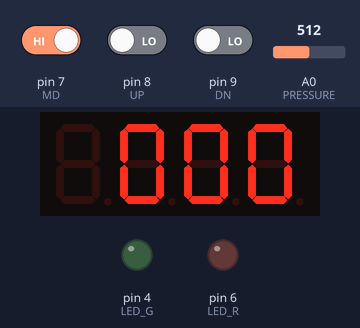
Recording of a sketch running on a simulated Arduino Uno, built with avr-gcc and run on an emulated ATmega328P. Shown: 4-digit seven-segment display, output pins drawn as LEDs (lit = HIGH). The inputs (shaded band) are chosen by the test bench; at power-on: pin 7 (MD) HIGH, pin 9 (DN) LOW, pin 8 (UP) LOW, A0 (PRESSURE) = 512. EEPROM starts erased.

Above: at 1.4 s.
1.5 s: pin 7 (MD) driven LOW
At 2.7 s:
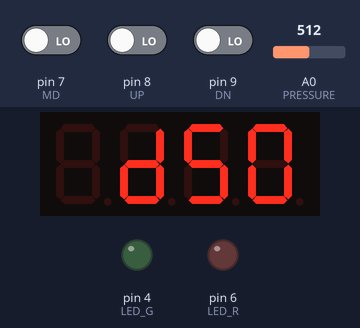
3.0 s: pin 7 (MD) driven HIGH
At 9.5 s:
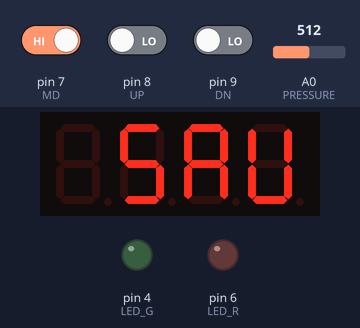
11.1 s: pin 9 (DN) driven HIGH
18.1 s: pin 8 (UP) driven HIGH
26.2 s: pin 9 (DN) driven LOW
At 33.0 s:
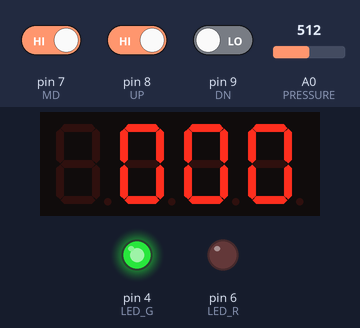
34.3 s: pin 8 (UP) driven LOW
At 34.9 s:
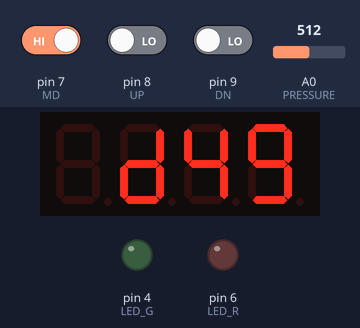
Timing chart, 0 to 41.4 s (numbered marks = the images above; inputs shaded):
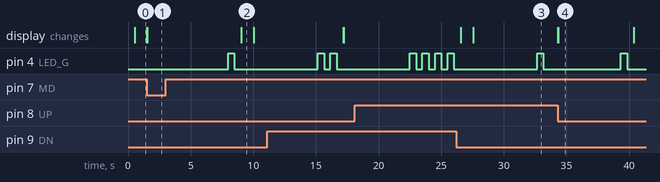

The sketch:

1CH_no.ino
```cpp
/**
 * 0630 LSC PSC 키 변경
 */
#include <Arduino.h>
#include <TM1637Display.h>
#include <EEPROM.h>

#define PRESSURE A0

#define MD 7
#define UP 8
#define DN 9

#define CLK 2                       // segments pin1
#define DIO 3                       // segments pin2

//#define PWM_OUTPUT 9      //to send pressure data to other device

#define LED_G 4
#define LED_R 6

#define TERM 30
#define INPUT_TERM 300
#define goOnTERM 50

#define NORMAL LOW
#define ABNORMAL HIGH

//############### Setting value at factory initialization########
#define ch0_PREFIX 50
//###############################################################

//##################################################################################
#define SERIAL_TERM 100
//##################################################################################
float sensorMin = 2.420;
float sensorMax = 4.250;
int hysteresis_value = 2;
//==================================================================================
 bool display_onoff = 1;                                    // display show
//==================================================================================
float MIN = 2.120;
TM1637Display dsp(CLK, DIO);

int ch0;
const uint8_t SEG_VAL_D[] = {SEG_B | SEG_C | SEG_D | SEG_E | SEG_G}; // d
const uint8_t SEG_VAL_S[] = {SEG_A | SEG_F | SEG_G | SEG_C | SEG_D};
const uint8_t SEG_VAL_A[] = {SEG_A | SEG_F | SEG_B | SEG_G | SEG_E | SEG_C};
const uint8_t SEG_VAL_V[] = {SEG_F | SEG_B | SEG_E | SEG_C | SEG_D};

const uint8_t SEG_VAL_P[] = {SEG_A | SEG_F | SEG_E | SEG_G | SEG_B};
const uint8_t SEG_VAL_C[] = {SEG_A | SEG_F | SEG_E | SEG_D};
const uint8_t SEG_VAL_L[] = {SEG_F | SEG_E | SEG_D};

bool prevArr[] = {false, false, false}; // MD, UP, DN
bool currArr[] = {false, false, false};
bool btnState[] = {false, false, false};
int btnIdx;


float sensorVal;
float pressDisp;

float pressArr[] = {0, 0, 0, 0, 0};
int circularIdx = 0;
float pressAvg;

int pwmOutput;
bool control_hysteresis_bool = 1;

bool goOn = false;
bool isInit;
long startTime;
long startTime2;
long startTime3;
long VsetTime = 5000;
int sav_term = 70;

void setPrefix(){
  sensorMin = (float)analogRead(PRESSURE)/1024*5;
  EEPROM.put(0, sensorMin);
  delay(sav_term);
  dsp.setSegments(SEG_VAL_L,1,1);
  dsp.setSegments(SEG_VAL_S,1,2);
  dsp.setSegments(SEG_VAL_C,1,3);
  delay(3000);
  while(!btnState[MD-7]){
    btnCheck(MD);
    dsp.setSegments(SEG_VAL_L,1,1);
    dsp.setSegments(SEG_VAL_S,1,2);
    dsp.setSegments(SEG_VAL_C,1,3);
  }

  dsp.setSegments(SEG_VAL_P,1,1);
  dsp.setSegments(SEG_VAL_S,1,2);
  dsp.setSegments(SEG_VAL_C,1,3);
  sensorMax = (float)analogRead(PRESSURE) / 1024 * 5;
  EEPROM.put(10, sensorMax);
  delay(2000);
  blinkDP(500);
  blinkDP(500);
  btnState[MD-7] = false;
  while(millis() - startTime < 5000){
    if(!digitalRead(MD))  return;
  }
  int term_init_save = 70;
  blinkDP(term_init_save);
  EEPROM.put(70, sensorMin);
  delay(sav_term);
  EEPROM.put(80, sensorMax);
  delay(sav_term);
  for(int i=0; i<5; i++){
    blinkDP(term_init_save);
  }

}

void blinkDP(int term){
  digitalWrite(LED_G, HIGH);
//  dsp.setBrightness(0);
  delay(term);
  digitalWrite(LED_G, LOW);
//  dsp.setBrightness(3);
  delay(term);
}

void btnCheck(int btn){


  btnIdx = btn - 7;
  currArr[btnIdx] = digitalRead(btn);
  if(!prevArr[btnIdx] && currArr[btnIdx]){
    btnState[btnIdx] = true;
    if(btn == 7){
      startTime = millis();
      while(millis() - startTime < VsetTime){
        if(!digitalRead(btn))
          return;
      }
      //need to signal on disp
      blinkDP(500);
//      delay(1000);
//      startTime = millis();
//      while(millis() - startTime < VsetTime){
//        if(!digitalRead(DN))
//          return;
//      }
      /*
       1. Re-Calibration (LSC - PSC)
            MD 5sec
            점멸 1초 내로 DN
            점멸 0.5초 내로 UP
            점멸 0.5초 내로 DN

       2. Setting Initial Calibration
            PSC 값 맞춘 상태에서 MD 7초간 누름
            -> 완료시 5번 점멸

       3. Restore to last Calibration
            MD 5sec
            점멸 1초 내로 UP 15초간 누름
            -> 완료시 15번 빠르게 점멸

       */
      startTime = millis();
      while(millis() - startTime < 1000){
        if(digitalRead(DN)){
          blinkDP(500);
          startTime2 = millis();
          while(millis() - startTime2 < 1000){
            if(digitalRead(UP)){
              blinkDP(500);
              startTime3 = millis();
              while(millis() - startTime3 < 1000){
                if(digitalRead(DN)) break;
                else if(digitalRead(MD)) return;
              }
            }
            else if(digitalRead(MD)) return;
          }
        }
        else if(digitalRead(UP)){ //깜빡인 후 Up 버튼을 5초간 누르면 초기화
          startTime = millis();
          while(millis() - startTime < 5000){
            if(!digitalRead(UP))  return;
          }
          blinkDP(70);
          sensorMin = EEPROM.get(70, sensorMin);
          delay(sav_term);
          blinkDP(70);
          blinkDP(70);
          sensorMax = EEPROM.get(80, sensorMax);
          delay(sav_term);
          blinkDP(70);
          blinkDP(70);
          blinkDP(70);
          btnState[btnIdx] = false;
          return;
        }
        else return;
      }
      //#######################
      btnState[btnIdx] = false;
      setPrefix();
    }
  }
  else if(prevArr[btnIdx] && currArr[btnIdx] && btn>7){
    btnState[btnIdx] = true;
    startTime = millis();
    long setTime = 500;
    while(millis() - startTime < setTime){
      if(!digitalRead(btn))
        return;
    }
    goOn = true;
  }
  if(!digitalRead(btn))
    btnState[btnIdx] = false;
   prevArr[btnIdx] = currArr[btnIdx];
}

void pressCheck(){
  float desired_pressure = (float)ch0 / 100 * 1023;
  float sensor_pressure_avg = pressAvg;
  if(control_hysteresis_bool){ //voltage comparison
    if(desired_pressure > sensor_pressure_avg){
      //digitalWrite(PWM_OUTPUT,NORMAL);
      digitalWrite(LED_R, NORMAL);

    }else if(desired_pressure >= sensor_pressure_avg && desired_pressure - 8 * hysteresis_value < sensor_pressure_avg){
      //digitalWrite(PWM_OUTPUT,ABNORMAL);
      digitalWrite(LED_R, ABNORMAL);

    }else{
     // digitalWrite(PWM_OUTPUT,ABNORMAL);
      digitalWrite(LED_R, ABNORMAL);
      control_hysteresis_bool = 0;
     }
  }else{
    if(desired_pressure - 8 * hysteresis_value < sensor_pressure_avg){
     // digitalWrite(PWM_OUTPUT,ABNORMAL);
      digitalWrite(LED_R, ABNORMAL);
     }else{
//      digitalWrite(PWM_OUTPUT,NORMAL);
      digitalWrite(LED_R, NORMAL);
      control_hysteresis_bool = 1;

      }
  }
}

int calcPressDisp(){
  pressAvg = 0;
  sensorVal = analogRead(PRESSURE);
    if(sensorVal < 1024/5 * sensorMin){
      pressDisp = 0;
    }
    else if(sensorVal > 1024/5 *sensorMax){
      pressDisp = 1023;
    }
    else{
      pressDisp = map(sensorVal, 1024/5 * sensorMin, 1024/5 *sensorMax, 0, 1023);
    }
    pressArr[circularIdx] = pressDisp;
    circularIdx = (circularIdx + 1) % 5;
    for(int i=0; i<5; i++){
      pressAvg += pressArr[i];
    }
    pressAvg /= 5;
    return pressAvg / 1023 * 100;
}

void pwmOut(){
  pwmOutput = (int) pressAvg/4;
//  analogWrite(PWM_OUTPUT, pwmOutput); //PWM OUTPUT
}

void showPressure(){
  while(!btnState[MD-7]){
    dsp.showNumberDec(calcPressDisp(), true, 3, 1);
    delay(100);
    btnCheck(MD);
    pressCheck();
    pwmOut();
  }
  btnState[MD-7] = false;
}

void setPressure(){
  dsp.setSegments(SEG_VAL_D,1,1);
  delay(TERM);
  while(!btnState[MD-7]){
    dsp.showNumberDec(ch0,true,2,2);
    btnCheck(UP);
    if(btnState[UP-7] && ch0 < 99){
      ch0++;
      delay(INPUT_TERM);
      while(goOn && digitalRead(UP) && ch0 < 99){
        ch0++;
        delay(goOnTERM);
        dsp.showNumberDec(ch0,true,2,2);
      }
      goOn = false;
    }
    btnCheck(DN);
    if(btnState[DN-7] && ch0 > 0){
      ch0--;
      delay(INPUT_TERM);
      while(goOn && digitalRead(DN) && ch0 > 0){
        ch0--;
        delay(goOnTERM);
        dsp.showNumberDec(ch0,true,2,2);
      }
      goOn = false;
    }
    btnCheck(MD);
  }
  btnState[MD-7] = false;
  dsp.setSegments(SEG_VAL_S,1,1);
  dsp.setSegments(SEG_VAL_A,1,2);
  dsp.setSegments(SEG_VAL_V,1,3);
  EEPROM.put(20, ch0);
  delay(1000);
}

void initiate(){
  for(int i =0; i<5; i++){
    pressArr[i] = map(analogRead(PRESSURE), 1024/5 * sensorMin, 1024/5 *sensorMax, 0, 1023);
    delay(50);
  }
  if(EEPROM.read(50) != 195){
    ch0 = ch0_PREFIX;
    EEPROM.put(20, ch0);
    EEPROM.write(50, 195);
    delay(40);
  }
  isInit = false;
}

void setup(){
  pinMode(PRESSURE, INPUT);

  pinMode(MD, INPUT);
  pinMode(UP, INPUT);
  pinMode(DN, INPUT);

  //pinMode(PWM_OUTPUT, OUTPUT);

  pinMode(LED_G, OUTPUT);
  pinMode(LED_R, OUTPUT);

  dsp.setBrightness(3); // 3
  dsp.showNumberDec(0000);
  Serial.begin(9600);

  ch0 = EEPROM.get(20, ch0);
  delay(sav_term);
  if(ch0 < 0 || ch0 > 100){
    ch0 = 70;
  }

  sensorMin = EEPROM.get(0, sensorMin);
  delay(sav_term);
  sensorMax = EEPROM.get(10, sensorMax);
  delay(sav_term);
  if(sensorMin < 0 || sensorMin > 5){
    sensorMin = 2.120;
    sensorMax = 4.250;
  }
  isInit = true;
}

void loop() {
  if(isInit){
    initiate();
  }
  showPressure();
  setPressure();
}
```

Measured:
- after the input at 1.5 s, the display: first changes at once (image 1 shows a later state)
- after the input at 3.0 s, pin 4 (LED_G): LOW → HIGH after 5.0 s, → LOW 0.50 s later; the display: changes after 6.0 s (image 2)
- after the input at 26.2 s, pin 4 (LED_G): LOW → HIGH after 6.5 s, → LOW 0.50 s later; the display: first changes after 0.35 s (image 3 shows a later state)
- after the input at 34.3 s, the display: first changes at once (image 4 shows a later state)
- what the display in image 2 shows lasts 1.1 s, from 9.0 s to 10.1 s
